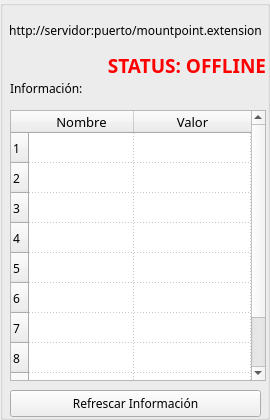
<?xml version="1.0" encoding="UTF-8"?>
<ui version="4.0">
 <class>Broadcast</class>
 <widget class="QGroupBox" name="Broadcast">
  <property name="geometry">
   <rect>
    <x>0</x>
    <y>0</y>
    <width>270</width>
    <height>420</height>
   </rect>
  </property>
  <property name="minimumSize">
   <size>
    <width>270</width>
    <height>420</height>
   </size>
  </property>
  <property name="maximumSize">
   <size>
    <width>270</width>
    <height>420</height>
   </size>
  </property>
  <property name="baseSize">
   <size>
    <width>270</width>
    <height>420</height>
   </size>
  </property>
  <property name="font">
   <font>
    <family>Jura</family>
   </font>
  </property>
  <property name="windowTitle">
   <string>Broadcast</string>
  </property>
  <widget class="QLabel" name="LabelURL">
   <property name="geometry">
    <rect>
     <x>0</x>
     <y>10</y>
     <width>271</width>
     <height>41</height>
    </rect>
   </property>
   <property name="font">
    <font>
     <family>Jura</family>
     <pointsize>9</pointsize>
     <weight>50</weight>
     <italic>false</italic>
     <bold>false</bold>
    </font>
   </property>
   <property name="text">
    <string>http://servidor:puerto/mountpoint.extension</string>
   </property>
   <property name="textFormat">
    <enum>Qt::PlainText</enum>
   </property>
   <property name="alignment">
    <set>Qt::AlignCenter</set>
   </property>
   <property name="wordWrap">
    <bool>true</bool>
   </property>
  </widget>
  <widget class="QLabel" name="LabelStatus">
   <property name="geometry">
    <rect>
     <x>0</x>
     <y>50</y>
     <width>271</width>
     <height>31</height>
    </rect>
   </property>
   <property name="font">
    <font>
     <pointsize>14</pointsize>
     <weight>75</weight>
     <bold>true</bold>
    </font>
   </property>
   <property name="styleSheet">
    <string notr="true">color:#ff0000;</string>
   </property>
   <property name="text">
    <string>STATUS: OFFLINE </string>
   </property>
   <property name="alignment">
    <set>Qt::AlignRight|Qt::AlignTrailing|Qt::AlignVCenter</set>
   </property>
  </widget>
  <widget class="QLabel" name="LabelData">
   <property name="geometry">
    <rect>
     <x>10</x>
     <y>80</y>
     <width>251</width>
     <height>17</height>
    </rect>
   </property>
   <property name="text">
    <string>Información: </string>
   </property>
  </widget>
  <widget class="QPushButton" name="ButtonRefrescar">
   <property name="geometry">
    <rect>
     <x>10</x>
     <y>390</y>
     <width>251</width>
     <height>27</height>
    </rect>
   </property>
   <property name="text">
    <string>Refrescar Información</string>
   </property>
  </widget>
  <widget class="QTableWidget" name="TableInformacion">
   <property name="geometry">
    <rect>
     <x>10</x>
     <y>110</y>
     <width>256</width>
     <height>271</height>
    </rect>
   </property>
   <property name="minimumSize">
    <size>
     <width>250</width>
     <height>0</height>
    </size>
   </property>
   <property name="gridStyle">
    <enum>Qt::DotLine</enum>
   </property>
   <property name="rowCount">
    <number>10</number>
   </property>
   <property name="columnCount">
    <number>2</number>
   </property>
   <attribute name="horizontalHeaderCascadingSectionResizes">
    <bool>false</bool>
   </attribute>
   <attribute name="horizontalHeaderDefaultSectionSize">
    <number>105</number>
   </attribute>
   <attribute name="horizontalHeaderMinimumSectionSize">
    <number>20</number>
   </attribute>
   <attribute name="horizontalHeaderStretchLastSection">
    <bool>true</bool>
   </attribute>
   <attribute name="verticalHeaderCascadingSectionResizes">
    <bool>true</bool>
   </attribute>
   <attribute name="verticalHeaderDefaultSectionSize">
    <number>30</number>
   </attribute>
   <attribute name="verticalHeaderMinimumSectionSize">
    <number>30</number>
   </attribute>
   <row/>
   <row/>
   <row/>
   <row/>
   <row/>
   <row/>
   <row/>
   <row/>
   <row/>
   <row/>
   <column>
    <property name="text">
     <string>Nombre</string>
    </property>
    <property name="font">
     <font>
      <family>Jura</family>
      <pointsize>10</pointsize>
     </font>
    </property>
   </column>
   <column>
    <property name="text">
     <string>Valor</string>
    </property>
    <property name="font">
     <font>
      <family>Jura</family>
      <pointsize>10</pointsize>
      <weight>50</weight>
      <italic>false</italic>
      <bold>false</bold>
     </font>
    </property>
   </column>
  </widget>
 </widget>
 <resources/>
 <connections/>
</ui>
